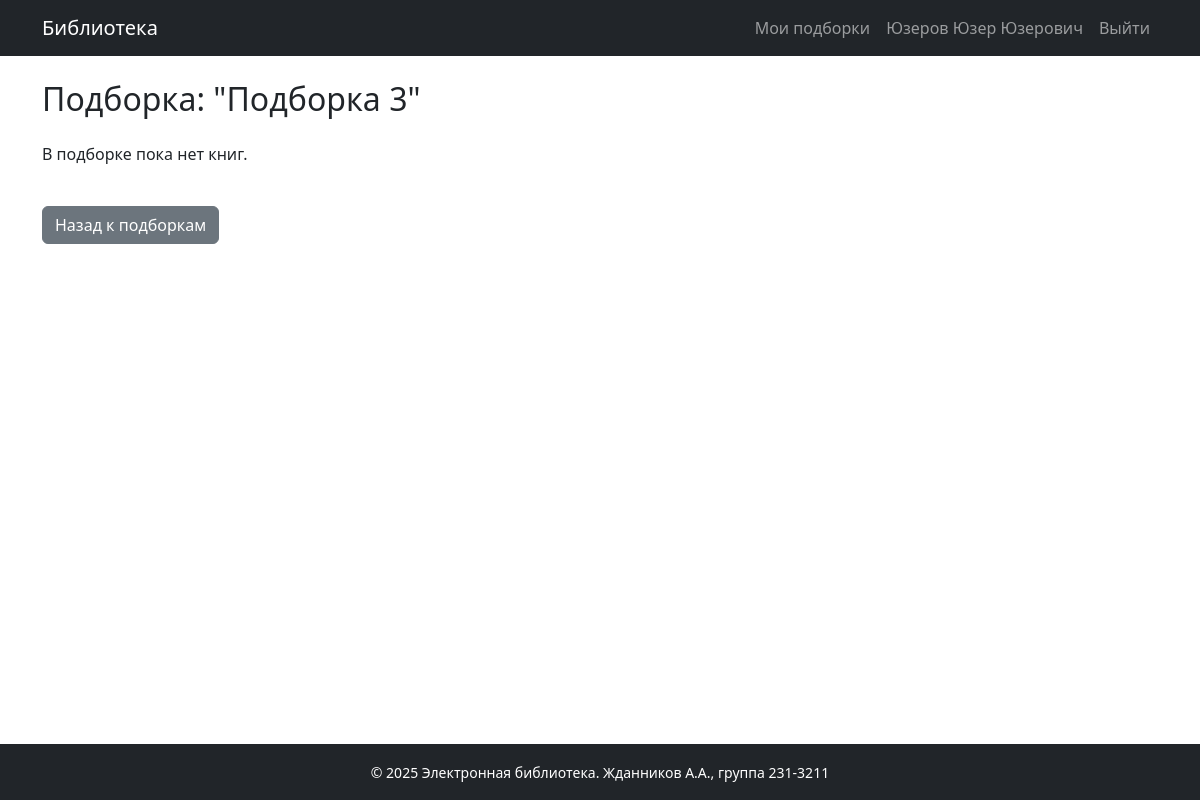
The app's page /collections/3 (signed in), older data.
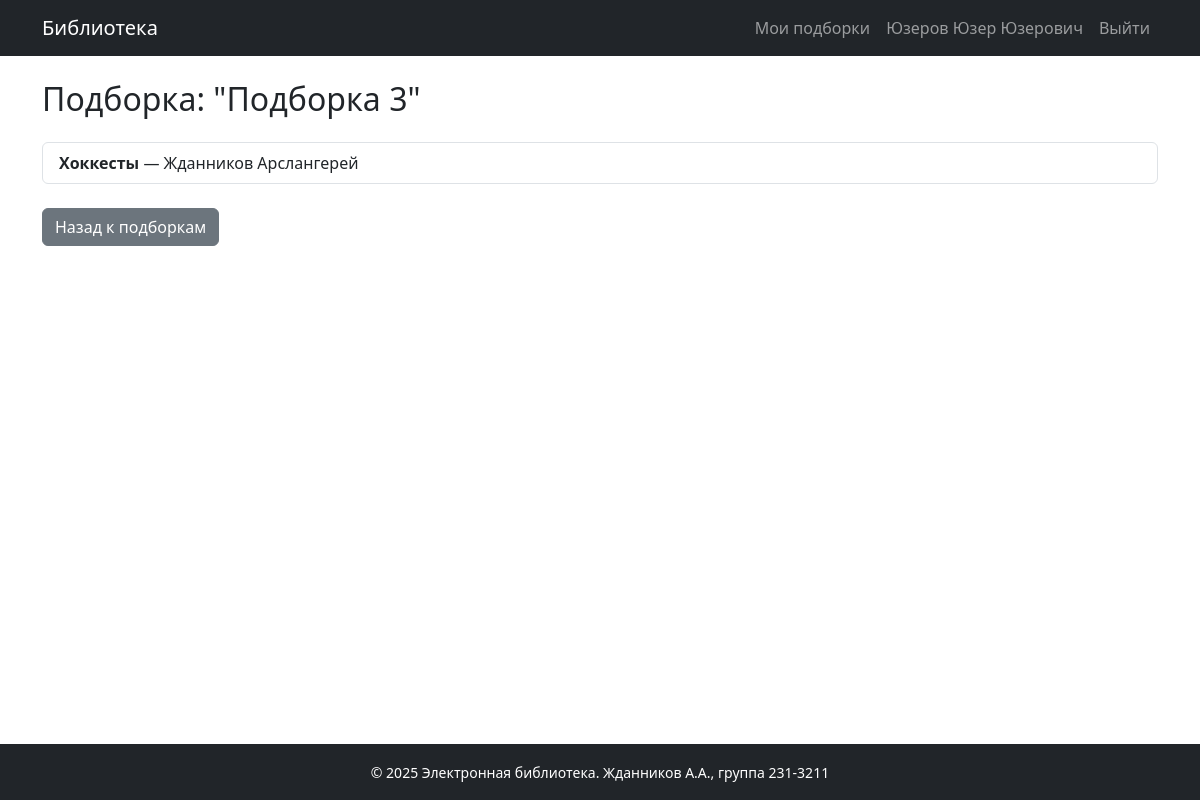
The same page, newer data.
### models.py (models this page shows, shortened)
class Book(db.Model):
    id = db.Column(db.Integer, primary_key=True)
    title = db.Column(db.String(128), nullable=False)
    description = db.Column(db.Text, nullable=False)
    year = db.Column(db.Integer, nullable=False)
    publisher = db.Column(db.String(128), nullable=False)
    author = db.Column(db.String(128), nullable=False)
    pages = db.Column(db.Integer, nullable=False)
    genres = db.relationship('Genre', secondary=book_genres, back_populates='books')
    cover = db.relationship('Cover', backref='book', uselist=False, cascade="all, delete")
    reviews = db.relationship('Review', backref='book', cascade="all, delete")
    collections = db.relationship('Collection', secondary=collection_books, back_populates='books')

### app.py (the view)
@app.route('/collections/<int:collection_id>')
@login_required
def view_collection(collection_id):
    collection = Collection.query.filter_by(id=collection_id, user_id=current_user.id).first_or_404()
    return render_template('collection_books.html', collection=collection)

### app.py (called while the page is built)
@login_manager.user_loader
def load_user(user_id):
    return User.query.get(int(user_id))

### models.py (called while the page is built)
    def full_name(self):
        return f"{self.last_name} {self.first_name} {self.middle_name or ''}".strip()

### templates/collection_books.html (shortened to what this page needs)
{% extends "base.html" %}
{% block content %}
<h2 class="mb-4">Подборка: "{{ collection.name }}"</h2>
{% if collection.books %}
  <ul class="list-group">
    {% for book in collection.books %}
    <li class="list-group-item">
      <strong>{{ book.title }}</strong> — {{ book.author }}
    </li>
    {% endfor %}
  </ul>
{% else %}
  <p>В подборке пока нет книг.</p>
{% endif %}
<a href="{{ url_for('collections') }}" class="btn btn-secondary mt-4">Назад к подборкам</a>
{% endblock %}

Row changes from the older to the newer data that the page shows:
added Book: title "Хоккесты", author "Жданников Арслангерей"
Text that changed along with them:
text no longer shown: "В подборке пока нет книг."
